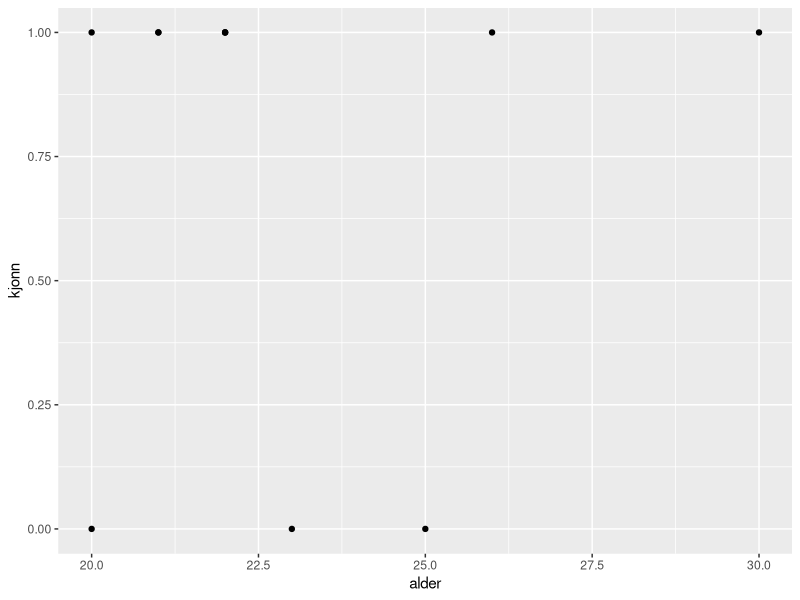
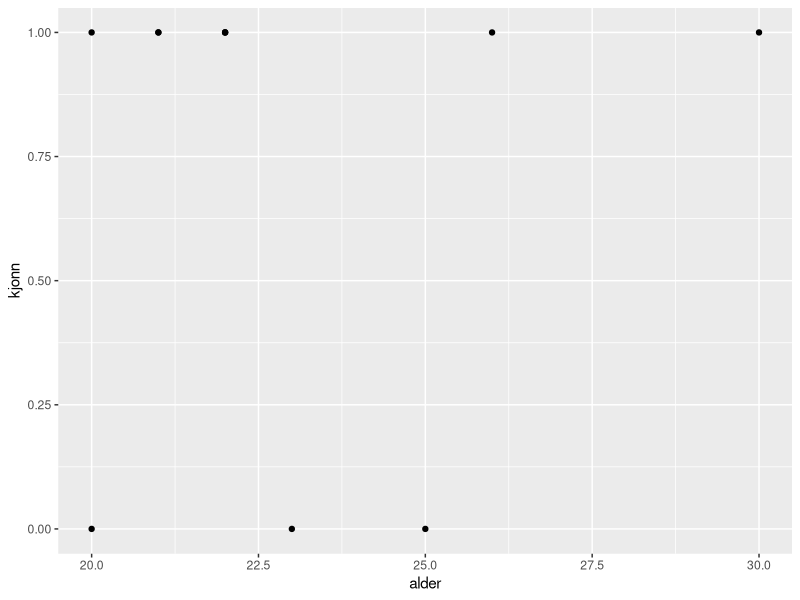

Reproduce these figures in R, in order.

##########  VELKOMMEN TIL SEMINAR 1 ##############

# I dag skal vi gjennomgå følgende 

# Introduksjon av R og RStudio 

# Bli kjent med mappe-struktur og filer 

# Opprette objekter og bli kjent med hverandre!
# Introduksjon til Klasser aka variabel målenivå
# Introduksjon til dataframes - datasett - data

# Lage objekter 

navn <- c("Louisa", "Alma", "Eirik", 
          "Emma", "Kristin", "Lavrans", 
          "Liv Fanny", "Oda", "Rahwa", "Vibeke", "Younes")

kjonn <- c(1, 1, 0, 1, 1, 0, 1, 1, 1, 1, 0)

kjonn_bokstav <- c("jente", "jente", "gutt", "jente", "jente",
                   "gutt", "jente", "jente", "jente", "jente", "gutt")

alder <- c(26, 22, 25, 21, 21, 23, 22, 20, 30, 22, 20)

studie <- c("stv", "inter", "stv", "stv", "inter", 
            "stv", "stv", "stv", "utv", "stv", "stv")

hjemby <- c("stavnger", "kolbotten", "vennesla", "skien", 
            "bergen", "lillestrøm", "tønsberg", "steinskjær", 
            "trondheim", "oslo", "stavanger")


om_oss <- data.frame(alder, hjemby, navn, studie, kjonn,
                     stringsAsFactors = FALSE)
View(om_oss)

om_oss$kjonn_bokstav <- kjonn_bokstav


# Hvordan legge til flere variabler i et datasett du har laget
# Indeksering 

table(om_oss$kjonn_bokstav)
table(om_oss$studie)

table(om_oss$kjonn_bokstav, om_oss$alder)

# R som kalkulator  -- enkle utreninger 
# Gjennomsnitt
mean(alder)
mean(om_oss$alder)

# Standardavvik
sd(om_oss$alder)
sd(alder)

# Median 
median(om_oss$alder)
median(alder)

summary(om_oss)

# Pakker 

install.packages("tidyverse")

library(tidyverse)

ggplot(data = om_oss, aes(x = alder, y = kjonn)) +
  geom_point()

table(om_oss$alder)

ggplot(om_oss, aes( alder, kjonn)) +
  geom_point()


# Plotting --
# Hvordan lage et plot: 
# Hjelpefiler i R 

# Hvordan google vet at alt 